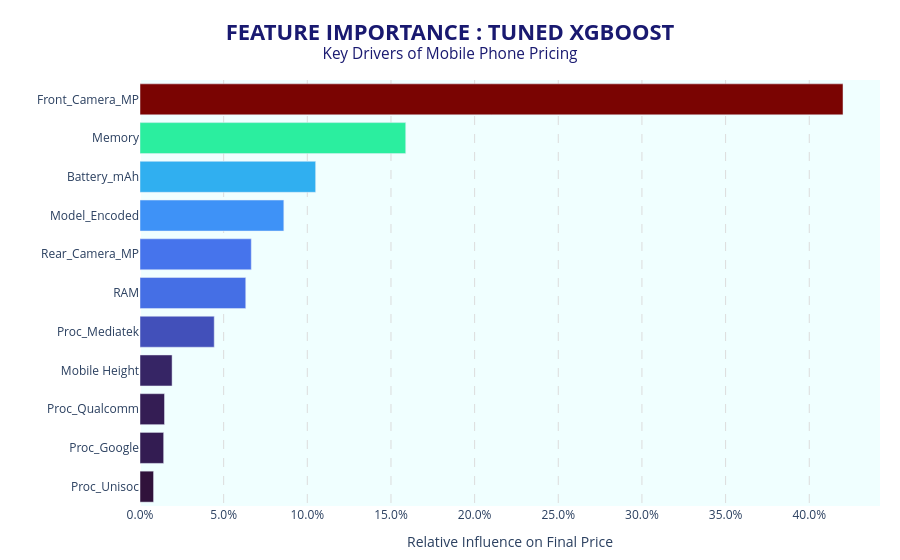

Source (notebook cell):
### Markdown cell above
## 08. Feature Importance Analysis

<div style="margin-left: 20px; max-width: 90%">

Using the winning model's built-in importance scores, we identify which phone specifications have the highest influence on price. This translates complex model mathematics back into clear business language — directly answering our core project
objective.

To ensure absolute confidence in our findings, this analysis uses two distinct validation methods:
- **Feature Importance** — extracting the internal decision logic of the XGBoost model.
- **Permutation Importance** — testing how the model reacts to deliberately scrambled real-world data.

</div>

### 📌 Feature Importance Chart (Tuned XGBoost)

<div style="margin-left: 20px; max-width: 90%">

This chart visualizes the internal weights assigned by our Tuned XGBoost champion. Features at the top are the primary hardware drivers of mobile phone pricing, while those at the bottom have negligible impact on the final retail cost.

</div>

### Code cell
#   FEATURE IMPORTANCE CHART

importances = best_xgb.feature_importances_
feature_names = X_train.columns

df_importance = pd.DataFrame({'Feature': feature_names,'Importance': importances}).sort_values(by='Importance', ascending=True)

fig = px.bar(df_importance,x='Importance',y='Feature',orientation='h',color='Importance',color_continuous_scale='Turbo')
fig.update_traces(hovertemplate="<b>%{y}</b><br>Importance: %{x:.2%}<extra></extra>")
fig.update_layout(title = dict(text= '<b>FEATURE IMPORTANCE : TUNED XGBOOST</b><br>''<sup>Key Drivers of Mobile Phone Pricing</sup>',x= 0.5,font= dict(size=22, color='midnightblue')),xaxis=dict(title='Relative Influence on Final Price',tickformat='.1%',showgrid=True,gridcolor='gainsboro',griddash='dash'),yaxis_title='',plot_bgcolor='azure',coloraxis_showscale=False,margin=dict(l=20, r=20, t=80, b=20))

fig.show()
print("✅ Success: Feature Importance (Tuned XGBoost) chart generated")

### Figure 1 — Plotly figure (JSON) as saved in the notebook; plotly's stock layout.template omitted (floating-point values rounded to 4 significant figures)
{"data": [{"alignmentgroup": "True", "hovertemplate": "<b>%{y}</b><br>Importance: %{x:.2%}<extra></extra>", "legendgroup": "", "marker": {"color": [0.008094, 0.01413, 0.01464, 0.01917, 0.04436, 0.0632, 0.0665, 0.08595, 0.105, 0.1588, 0.4202], "coloraxis": "coloraxis", "pattern": {"shape": ""}}, "name": "", "offsetgroup": "", "orientation": "h", "showlegend": false, "textposition": "auto", "type": "bar", "x": [0.008094, 0.01413, 0.01464, 0.01917, 0.04436, 0.0632, 0.0665, 0.08595, 0.105, 0.1588, 0.4202], "xaxis": "x", "y": ["Proc_Unisoc", "Proc_Google", "Proc_Qualcomm", "Mobile Height", "Proc_Mediatek", "RAM", "Rear_Camera_MP", "Model_Encoded", "Battery_mAh", "Memory", "Front_Camera_MP"], "yaxis": "y"}], "layout": {"barmode": "relative", "coloraxis": {"colorbar": {"title": {"text": "Importance"}}, "colorscale": [[0, "#30123b"], [0.07143, "#4145ab"], [0.1429, "#4675ed"], [0.2143, "#39a2fc"], [0.2857, "#1bcfd4"], [0.3571, "#24eca6"], [0.4286, "#61fc6c"], [0.5, "#a4fc3b"], [0.5714, "#d1e834"], [0.6429, "#f3c63a"], [0.7143, "#fe9b2d"], [0.7857, "#f36315"], [0.8571, "#d93806"], [0.9286, "#b11901"], [1, "#7a0402"]], "showscale": false}, "legend": {"tracegroupgap": 0}, "margin": {"b": 20, "l": 20, "r": 20, "t": 80}, "plot_bgcolor": "azure", "title": {"font": {"color": "midnightblue", "size": 22}, "text": "<b>FEATURE IMPORTANCE : TUNED XGBOOST</b><br><sup>Key Drivers of Mobile Phone Pricing</sup>", "x": 0.5}, "xaxis": {"anchor": "y", "domain": [0, 1], "gridcolor": "gainsboro", "griddash": "dash", "showgrid": true, "tickformat": ".1%", "title": {"text": "Relative Influence on Final Price"}}, "yaxis": {"anchor": "x", "domain": [0, 1], "title": {"text": ""}}}}
